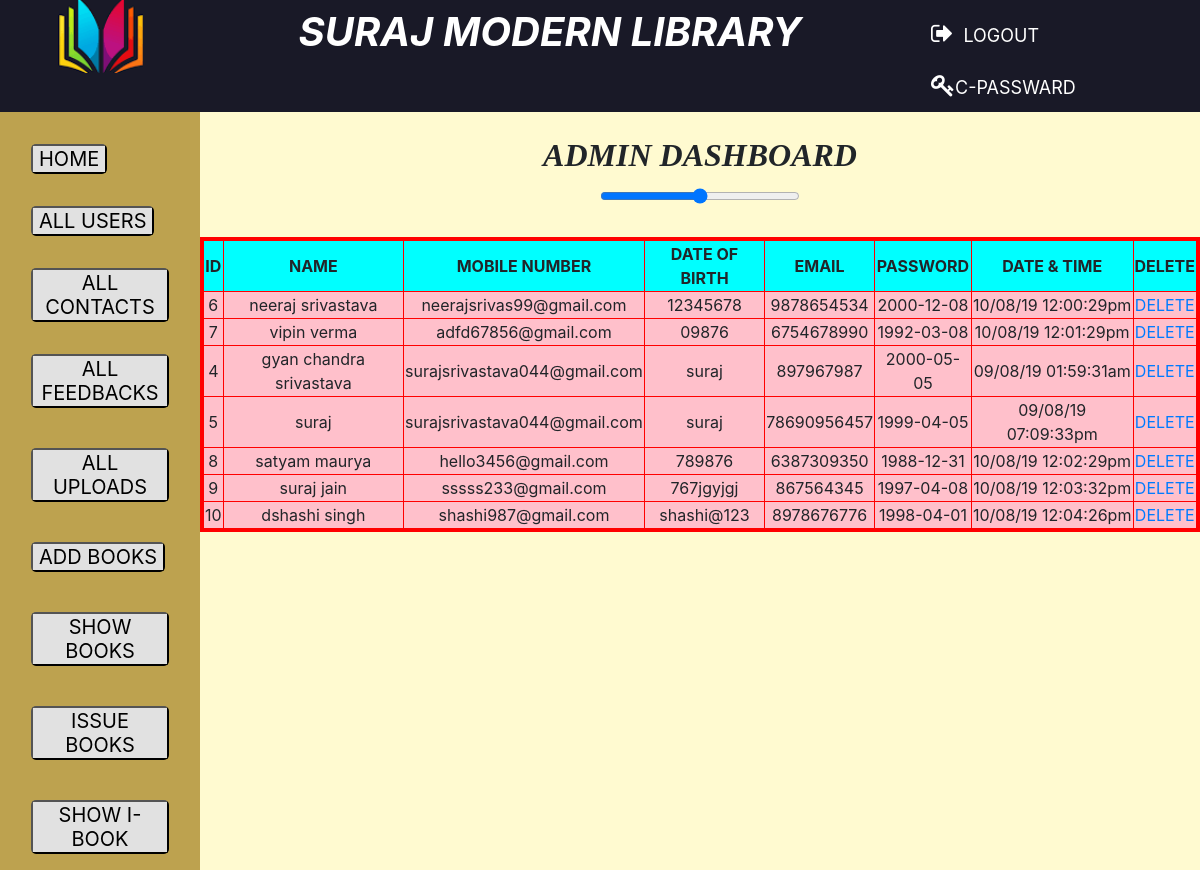
The app's page /allregister.php with its own data.
### tables this page shows
CREATE TABLE IF NOT EXISTS `registration` (
  `id` int(5) NOT NULL AUTO_INCREMENT,
  `name` varchar(50) NOT NULL,
  `email` varchar(50) NOT NULL,
  `password` varchar(50) NOT NULL,
  `mobile` varchar(50) NOT NULL,
  `dateofbirth` varchar(50) NOT NULL,
  `datetime` varchar(50) NOT NULL,
  PRIMARY KEY (`id`)
);

### allregister.php (the view, shortened to what this page needs)
<!DOCTYPE html>
<html>
<head>
  <link rel="stylesheet" type="text/css" href="style.css">
    <link rel="stylesheet" href="css/bootstrap.min.css" />
    <link rel="stylesheet" href="css/animate.css" />
    <link rel="stylesheet" href="font-awesome.css" />
    <link rel="stylesheet" href="css/hover.css" />
    <link rel="stylesheet" href="css/style.css" />
</head>
<body>
<div class="container-fluid">
  <div class="row">
    <div class="col-sm-12"  style="background:#191927;">
      <div class="row">
    <div class="col-sm-2"style="background:#191927;">
              <center> <img src="pic/logo1.png"class="img img-fluid " style="height:73px;"></center>
           </div>
           <div class="col-sm-7 h1 text-white text-center mt-2">
              <i><b>SURAJ MODERN LIBRARY</b></i>
    </div>
    <div class="col-sm-3 mt-2">
      <ul class="nav nav-pills">
  <li class="nav-item ">
    <a class="nav-link" href="logoutcode.php?id=1"><font size="5px;"><i class="fa fa-sign-out text-white" aria-hidden="true"></i></font><font size="4px" class="text-white">&nbsp LOGOUT</font></a>
  </li>
  <li class="nav-item ">
    <a class="nav-link" href="changepassword.php"><font size="5px;"><i class="fa fa-key text-white " aria-hidden="true"></i></font><font size="4px" class="text-white">C-PASSWARD</font></a>
  </li>
</ul>
  </div>
             <div class="col-sm-12">
              <div class="row">
                <div class="col-sm-2"style="background:#bda24f">
                <nav class="nav flex-column">
                        <a class="nav-link text-left h5 mt-4" href="dashboard.php"><button class=" hvr-rectangle-in" style="border-radius:5px;">HOME</button></a>
                         <a class="nav-link text-left h5 mt-2" href="allregister.php"><button class=" hvr-rectangle-in" style="border-radius:5px;">ALL USERS</button></a>
                          <a class="nav-link text-left h5 mt-2" href="allcontact.php"><button class=" hvr-rectangle-in" style="border-radius:5px;">ALL CONTACTS</button></a>
                          <a class="nav-link text-left h5 mt-2" href="allfeedback.php"><button class=" hvr-rectangle-in" style="border-radius:5px;">ALL FEEDBACKS</button></a>
                        <a class="nav-link text-left h5 mt-3" href="allupload.php"><button class=" hvr-rectangle-in" style="border-radius:5px;">ALL UPLOADS</button></a>
                          <a class="nav-link text-left h5 mt-3" href="addbook.php"><button class=" hvr-rectangle-in" style="border-radius:5px;">ADD BOOKS</button></a>
                          <a class="nav-link text-left h5 mt-3" href="alladdbook.php"><button class=" hvr-rectangle-in" style="border-radius:5px;">SHOW BOOKS</button></a>
                          <a class="nav-link text-left h5 mt-3" href="issuebook.php"><button class=" hvr-rectangle-in" style="border-radius:5px;">ISSUE BOOKS</button></a>
                            <a class="nav-link text-left h5 mt-3" href="allissuebook.php"><button class=" hvr-rectangle-in" style="border-radius:5px;">SHOW I-BOOK</button></a>
                        </nav>
                </div>
                <div class="col-sm-10"style="background: #fffad0">
                  <div class="row">
                    <div class="col-sm-12 text-center h2 mt-4"style="font-family:algerian;"><i><b>ADMIN DASHBOARD</i></b>
                       <p><input type="range" name="" style="width:200px;"></p>
                  </div>
                    <div class="col-sm-12">
                      <div class="row">
       <table border=4 bordercolor=red align=center>
       	<tr bgcolor="cyan" align=center>
       		<th>ID</th>
       		<th>NAME</th>
       		<th>MOBILE NUMBER</th>
       		<th>DATE OF BIRTH</th>
       		<th>EMAIL</th>
       		<th>PASSWORD</th>
       		<th>DATE & TIME</th>
          <th>DELETE</th>
       	</tr>
     <?php
     $con=mysqli_connect("localhost","root","","collagelibrary");
     $sel="select * from registration";
     $r=mysqli_query($con,$sel);
    while($k=mysqli_fetch_array($r,MYSQLI_BOTH))
{
 	?>
       	<tr bgcolor="pink" align=center>
       		<td><?php echo $k['0']?></td>
       		<td><?php echo $k['1']?> </td>
       		<td><?php echo $k['2']?> </td>
       		<td><?php echo $k['3']?></td>
       		<td><?php echo $k['4']?></td>
       		<td><?php echo $k['5']?></td>
       		<td><?php echo $k['6']?></td>
       		 <td><a href="registerdel.php?id=<?php echo $k['0'];?>">DELETE</a></td>
       	</tr>
       	<?php
       }
?>
</table>
</body>
</html>

### css/style.css (style rules this page uses)
body { background-color:#f1f1f2 }

### records on screen
registration: id "6", name "neeraj srivastava", email "neerajsrivas99@gmail.com", password "12345678", mobile "9878654534", dateofbirth "2000-12-08", datetime "10/08/19 12:00:29pm"
registration: id "7", name "vipin verma", email "adfd67856@gmail.com", password "09876", mobile "6754678990", dateofbirth "1992-03-08", datetime "10/08/19 12:01:29pm"
registration: id "4", name "gyan chandra srivastava", email "surajsrivastava044@gmail.com", password "suraj", mobile "897967987", dateofbirth "2000-05-05", datetime "09/08/19 01:59:31am"
registration: id "5", name "suraj", email "surajsrivastava044@gmail.com", password "suraj", mobile "78690956457", dateofbirth "1999-04-05", datetime "09/08/19 07:09:33pm"
registration: id "8", name "satyam maurya", email "hello3456@gmail.com", password "789876", mobile "6387309350", dateofbirth "1988-12-31", datetime "10/08/19 12:02:29pm"
registration: id "9", name "suraj jain", email "sssss233@gmail.com", password "767jgyjgj", mobile "867564345", dateofbirth "1997-04-08", datetime "10/08/19 12:03:32pm"
registration: id "10", name "dshashi singh", email "shashi987@gmail.com", password "shashi@123", mobile "8978676776", dateofbirth "1998-04-01", datetime "10/08/19 12:04:26pm"
